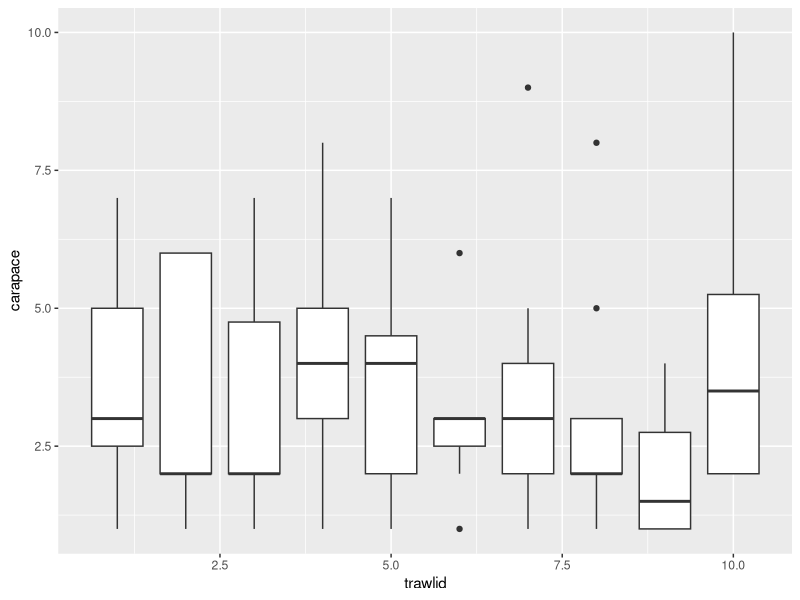
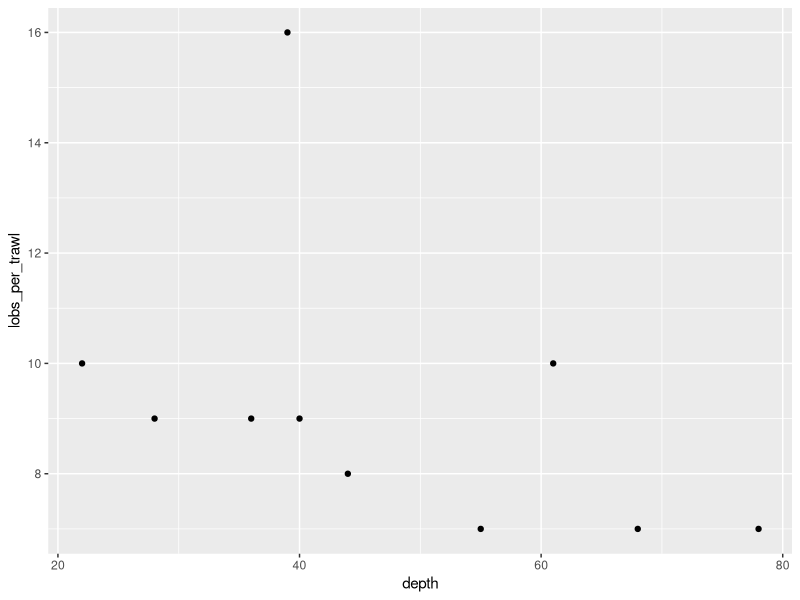

Recreate these plots in R, in order.
library(tidyverse)

#generate random values

trawlid <- c(sample(1:10, 100, replace=T)) #ten possible trawl sites
trapid<- c(sample(1:6, 100, replace = T)) #6 possible traps to sample at each site
obs <- c(1:100) # 100 sampling observations (still not totally clear how "no lobstahs heyah" is an observation if the trap is empty but we'll role with it)
carapace <- rnbinom(100, 10, 0.75) #fake carapace length data -- includes zeros to replicate the '0' length data meaning there were no lobsters in that trap


#create tibble at the observation level of lobsters sampled: when you pull an individual lobster out of a trap, which trap did it come from, what trawl was it on, and how long was the carapace?

lobsObs <- as_tibble(cbind(obs, trawlid, trapid, carapace)) %>% 
    mutate(present = if_else(carapace == 0, 0, 1)) #create a presence/absence vector per observation


###step one: separate lobster-level data from site-level data =======================

trapsPerTrawl <- lobsObs %>% 
  group_by(trawlid) %>% 
  summarise(traps_per_trawl = n_distinct(trapid)) #so in this data, no trawls pulled up 0 lobsters even though some traps were empty

lobsPerTrawl <- lobsObs %>% 
  group_by(trawlid) %>% 
  summarise(lobs_per_trawl = sum(present)) #how many lobsters per trawl?

#combine lobsters and traps per trawl

trawlObs <- trapsPerTrawl %>% 
  left_join(lobsPerTrawl) %>% 
  mutate(lobs_per_trap = lobs_per_trawl/traps_per_trawl) %>%  # how many lobsters per trap each trawl?
  mutate(depth = sample(20:80, 10)) #create some random depth data to go with the site


#step 2: join lobster observation data and site data for more interacting analyses 

lobsObs %>% 
  mutate(carapace = na_if(carapace, 0)) %>% #replace 0 length carapace with NA
  left_join(trawlObs)


# what is the distribution of carpace lengths each trawl?
lobsObs %>% 
  filter(carapace > 0) %>% 
  ggplot(aes(x = trawlid, y = carapace)) +
           geom_boxplot(aes(group = trawlid))

#what's the relationship between average number of lobsters and depth?
trawlObs %>% 
  ggplot(aes(x = depth, y = lobs_per_trawl)) +
    geom_point()

#what's the proportion of traps per trawl that are empty?
lobsObs %>% 
  filter(present == 0) %>% 
  group_by(trawlid) %>% 
  summarise(empty_traps = n_distinct(trapid))


#sample 10 random rows from the dataset

randomRows <- sample(1:length(lobsObs$obs), 10, replace=F) #generate random row numbers

#slice
lobsObs %>% 
  slice(randomRows)




        